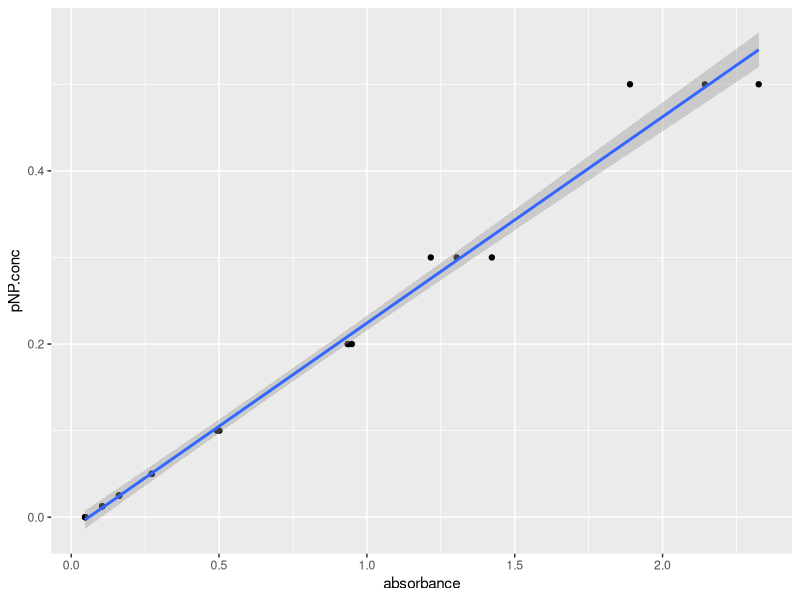
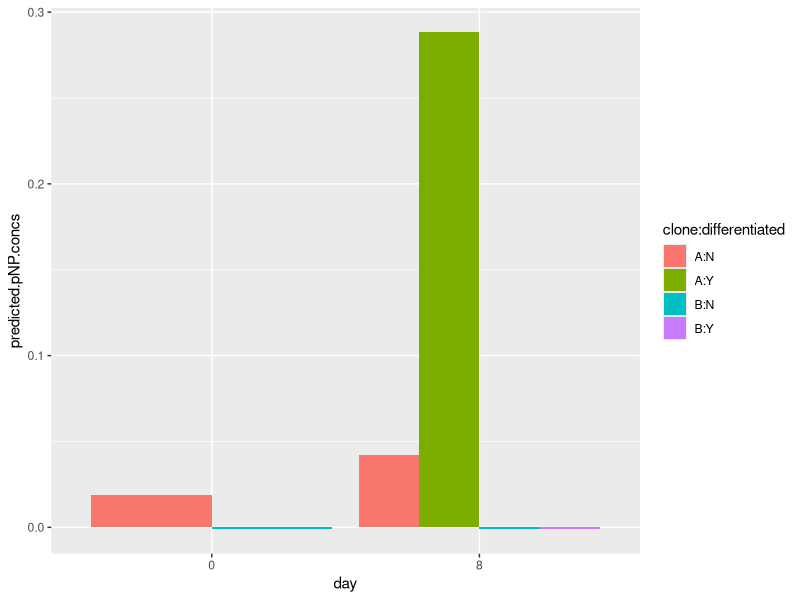
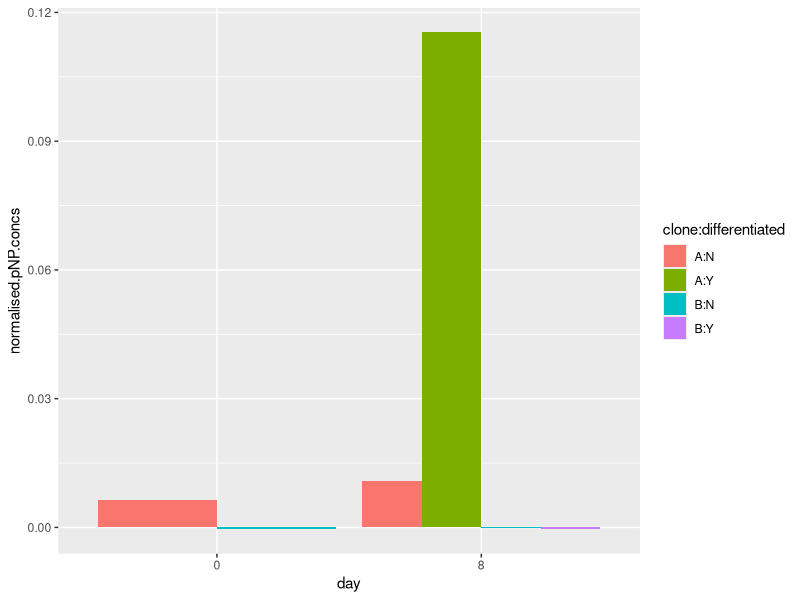
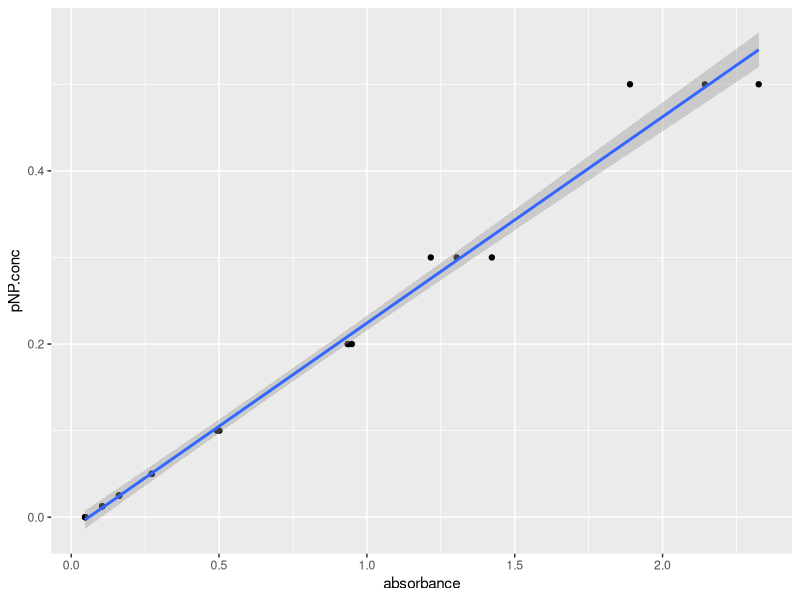

These charts were generated, in order, by the following R code:
# #install a new package
# install.packages("gganimate")

library(tidyverse)
library(readxl)
library(ggpubr)
library(gganimate)

# read the standard curve data
# skipping the first three lines, and specifying the first sheet
pnp.calibration <- read_excel("raw-data/BIO00066I-pNP-example-data-2025-26.xlsx", sheet=1, skip=3)

#check what we have
view(pnp.calibration)

pnp.calibration.pivot <- 
  pnp.calibration |> 
  select(-mean.abs, -standard.deviation) |>
  pivot_longer(-pNP.conc, names_to = "rep", values_to = "absorbance")
view(pnp.calibration.pivot)

pnp.calibration.pivot <- relocate(pnp.calibration.pivot, absorbance)


#plot, saving the plot in an object called 'pNP.plot'
pNP.plot <- pnp.calibration.pivot |>
  ggplot(aes(x=absorbance, y=pNP.conc))+
  geom_point()+
  geom_smooth(method="lm")

#show the plot
pNP.plot


#save as a jpeg
#has a 'date stamp' (2025-03-21) in the name
ggsave("BIO66I-pNP-standard-curve.jpeg",pNP.plot,width=7,height=7)


# make a linear model so we can predict pNP concentration from absorbanceance values
linear_model <- lm(pNP.conc ~ absorbance , data = pnp.calibration.pivot)


# read in experimental pNP data for unknown samples, skipping the first line
pnp.experimental <- read_excel("raw-data/BIO00066I-pNP-example-data-2025-26.xlsx", sheet=2, skip=1)

#check what we have
glimpse(pnp.experimental)

pnp.experimental <- pnp.experimental |> 
  rowwise() |> 
  mutate(absorbance=mean(c(absorb.rep1,absorb.rep2,absorb.rep3),na.rm=T)) 


#calculate predicted pNP concentration using the linear model
predictions.from.lm <- predict(linear_model,pnp.experimental)

#Add these predictions from the linear model (predictions.from.lm)
#As a new column
pnp.experimental$predicted.pNP.concs = predictions.from.lm

#check what we have
glimpse(pnp.experimental)


##divide the predicted.pNP.concs column by the DNA_ug_per_ml column
pnp.experimental <- pnp.experimental |> 
  mutate(normalised.pNP.concs = predicted.pNP.concs / DNA_ug_per_ml)

# check what we have now
names(pnp.experimental)


pnp.experimental$day <-as.factor(pnp.experimental$day)
pnp.experimental$clone <-as.factor(pnp.experimental$clone)
pnp.experimental$differentiated <-as.factor(pnp.experimental$differentiated)

#make the plot
ggplot(data=pnp.experimental, aes(x=day, y=predicted.pNP.concs,fill=clone:differentiated)) +
  geom_bar(stat="identity", position=position_dodge())


# first check that data columns we have 
names(pnp.experimental)

#make the plot using the normalised.pNP.concs as y values
ggplot(data=pnp.experimental, aes(x=day, y=normalised.pNP.concs,fill=clone:differentiated)) +
  geom_bar(stat="identity", position=position_dodge())


# #load data from a URL
# points<-read_csv(url("https://djeffares.github.io/BIO66I/data/points.data.2024-03-16.csv"),
#                  col_types = cols(LID = col_factor(),TID = col_factor(),pid = col_factor())
# )
# 
# #check what we have
# glimpse(points)
# head(points)
# 

# points |>
#   ggplot(aes(x=clone,y=log10(velocity)))+
#   geom_violin()+
#   stat_compare_means()

# ?glimpse

# points |>
#   ggplot(aes(x=x.position,y=y.position,colour=clone))+
#   geom_point(size=1)+
#   facet_wrap(~LID)
# 
# #If we want to show just one clone add this line after 'points |>'
# #filter(clone == "A")|>

# 
# points |>
#   filter(clone == "B" & LID==4) |>
#   # Convert TID to factor with numeric ordering
#   mutate(TID = factor(TID, levels = sort(as.numeric(as.character(unique(TID)))))) |>
#   ggplot(aes(x=x.position, y=y.position, colour=TID)) +
#   geom_point(size=1)
# 

# #use mutate to make new columns
# points2<- points |>
#   group_by(LID) |>
#   mutate(med.x = mean(x.position, na.rm = TRUE))|>
#   mutate(adjusted.x =  x.position - med.x) |>
#   mutate(med.y = mean(y.position, na.rm = TRUE))|>
#   mutate(adjusted.y =  y.position - med.y)
# 
# #check our new data
# points2

# points2 |>
#   ggplot(aes(x=adjusted.x,y=adjusted.y,colour = time))+
#   geom_point(alpha=0.5, size=3)+
#   geom_hline(yintercept = 0)+
#   geom_vline(xintercept = 0)+
#   facet_wrap(~clone)

# static.plot <-points |>
#   filter(clone == "B", LID == 1) |>
#   ggplot(aes(x=x.position,y=y.position, colour=TID))+
#   geom_point(size=10, pch=1,lwd=2)
# static.plot

# #set up the animation code
# animated.plot <- static.plot +
#   transition_time(time) +
#   shadow_mark(past = T, future=F, alpha=0.5)
# 
# #check the animation worked
# animate(animated.plot, width =800, height = 800)

# #save the animation as a gif
# #make sure you use a sensible file name
# anim_save("cloneB.lineage2.gif", animated.plot)

# ?glimpse

# #load the data
# pnp.calibration<-read_excel("raw-data/alkaline-phosphatase-activity-assay-real-data.xlsx",sheet=2)
# 
# #rename the 'differentiated' column 'induced', which describes it better
# names(pnp.calibration)[3]<-'induced'

# #set day, clone and induced columns to be factors
# pnp.calibration$day <-as.factor(pnp.calibration$day)
# pnp.calibration$clone <-as.factor(pnp.calibration$clone)
# pnp.calibration$induced <-as.factor(pnp.calibration$induced)
# 
# #this is what we have:
# head(pnp.calibration)

# pnp.calibration.pivot<-pnp.calibration |>
#   pivot_longer(cols=!c(day,clone,induced), names_to = "rep", values_to = "absorbance")
# 
# #this is what we have now
# head(pnp.calibration.pivot)

# ggplot(pnp.calibration.pivot, aes(x = clone, y = absorbance, colour = day))+
#   geom_boxplot()+
#   theme_classic()

# ggplot(pnp.calibration.pivot, aes(x = clone, y = absorbance, colour = day))+
#   geom_boxplot()+
#   theme_classic()+
#   facet_wrap(~induced)

# #we save the result in an object called aov.result.additive
# aov.result.add <- aov(absorbance ~ day + clone + induced, data = pnp.calibration.pivot)

# summary(aov.result.add)

# 
# #run the ANOVA
# aov.result.mult  <- aov(absorbance ~ day * clone * induced, data = pnp.calibration.pivot)
# 
# #to view the results
# summary(aov.result.mult)
